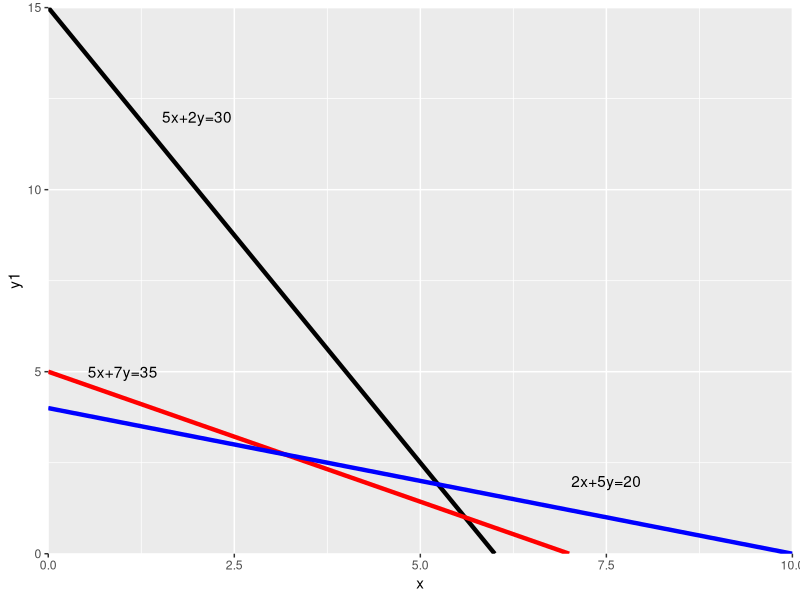
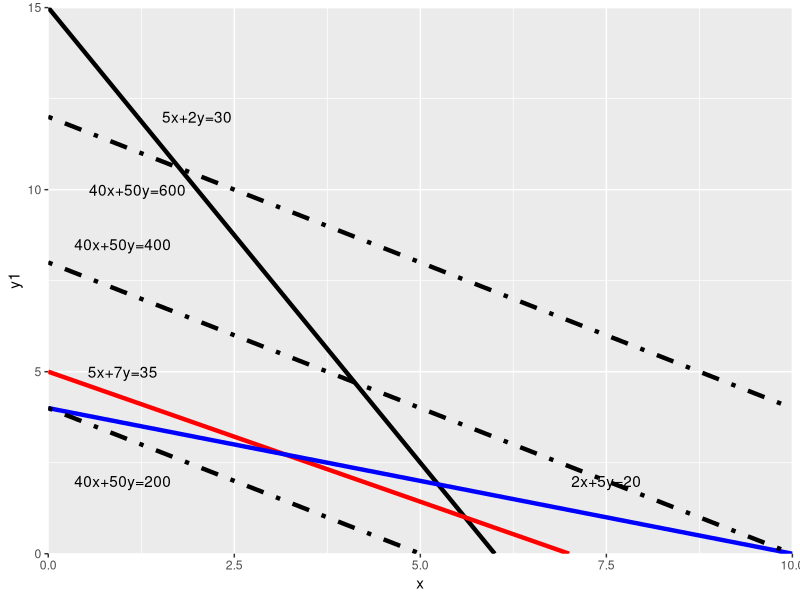

These figures' R source, in order:
library(tidyverse)

x<-c(0:10)
y1<-(30-5*x)/2
y2<-(35-5*x)/7
y3<-(20-2*x)/5

const1<-as.data.frame(cbind(x,y1))
const2<-as.data.frame(cbind(x,y2))
const3<-as.data.frame(cbind(x,y3))

ggplot()+geom_line(data=const1,aes(x=x,y=y1),linewidth=1.5)+
  geom_line(data=const2,aes(x=x,y=y2),col="red",linewidth=1.5)+
  geom_line(data=const3,aes(x=x,y=y3),col="blue",linewidth=1.5)+
  scale_x_continuous(expand = c(0, 0), limits = c(0,NA)) + 
  scale_y_continuous(expand = c(0, 0), limits = c(0, NA))+
  geom_text()+annotate("text",label="5x+2y=30",x=2,y=12)+
  annotate("text",label="5x+7y=35",x=1,y=5)+
  annotate("text",label="2x+5y=20",x=7.5,y=2)


y_ob_1<-(200-40*x)/50
y_ob_2<-(400-40*x)/50
y_ob_3<-(600-40*x)/50

ob1<-as.data.frame(cbind(x,y_ob_1))
ob2<-as.data.frame(cbind(x,y_ob_2))
ob3<-as.data.frame(cbind(x,y_ob_3))


ggplot()+geom_line(data=const1,aes(x=x,y=y1),linewidth=1.5)+
  geom_line(data=const2,aes(x=x,y=y2),col="red",linewidth=1.5)+
  geom_line(data=const3,aes(x=x,y=y3),col="blue",linewidth=1.5)+
  scale_x_continuous(expand = c(0, 0), limits = c(0,NA)) + 
  scale_y_continuous(expand = c(0, 0), limits = c(0, NA))+
  geom_text()+annotate("text",label="5x+2y=30",x=2,y=12)+
  annotate("text",label="5x+7y=35",x=1,y=5)+
  annotate("text",label="2x+5y=20",x=7.5,y=2)+
  geom_line(data=ob1,aes(x=x,y=y_ob_1),linetype=4,linewidth=1.5)+
  geom_line(data=ob2,aes(x=x,y=y_ob_2),linetype=4,linewidth=1.5)+
  geom_line(data=ob3,aes(x=x,y=y_ob_3),linetype=4,linewidth=1.5)+
  geom_text()+annotate("text",label="40x+50y=200",x=1,y=2)+
  annotate("text",label="40x+50y=400",x=1,y=8.5)+
  annotate("text",label="40x+50y=600",x=1.2,y=10)

